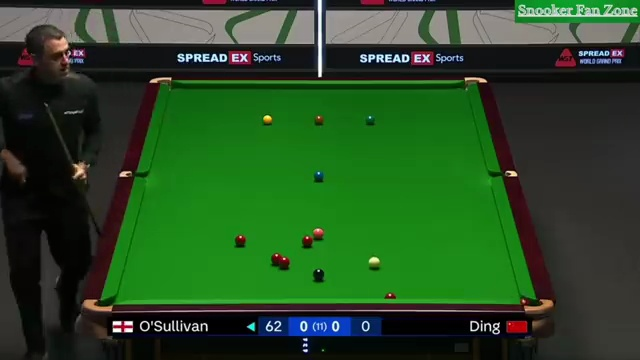
#> input picture test_images/1..jpg, 640 x 360 px
$ python -i process_all_videos.py   (imports and definitions only)
#> lines starting #> are read from the running program, lines starting #| are printed output that depends on the picture; after the words box and inside, x2 and y2 are one past the last pixel; in counts of white or black regions, pixels touching at a corner belong together
#> further down, picture is the input picture: shape (360, 640, 3); mean B, G, R 36.6, 75.7, 39.6
import os
import cv2
import numpy as np
from tqdm import tqdm

def is_full_table_visible(frame):
    """
    Check if the frame contains a full view of the snooker table.
    Returns True if full table is visible, False otherwise.
    """
    # Convert to HSV
    hsv = cv2.cvtColor(frame, cv2.COLOR_BGR2HSV)
#> hsv: shape (360, 640, 3); mean H, S, V 58.5, 129.1, 80.5

    # Define green color range for snooker table (adjust these values if needed)
    lower_green = np.array([35, 40, 40])
    upper_green = np.array([90, 255, 255])

    # Create mask for green color
    mask = cv2.inRange(hsv, lower_green, upper_green)
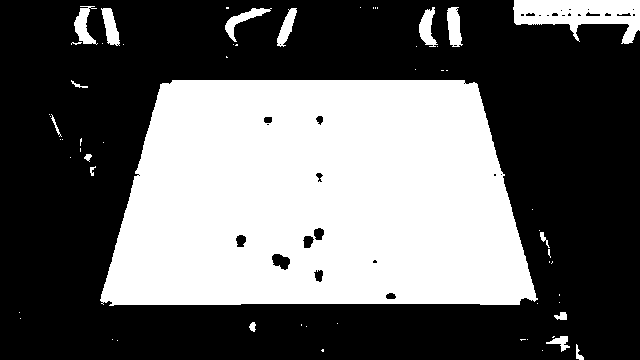
#> mask: shape (360, 640); 39.1% white; 61 white regions (44 under 20 px), largest, box (x1, y1, x2, y2) and area: (100, 80, 538, 306) 83630, (513, 0, 640, 44) 3213, (447, 7, 463, 47) 455

    # Apply morphological operations to clean up the mask
    kernel = np.ones((5,5), np.uint8)
    mask = cv2.morphologyEx(mask, cv2.MORPH_OPEN, kernel)
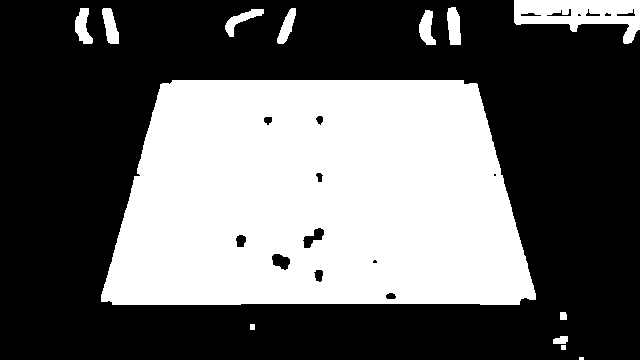
#> mask: shape (360, 640); 38.7% white; 13 white regions (1 under 20 px), largest, box (x1, y1, x2, y2) and area: (101, 80, 536, 305) 83552, (514, 0, 640, 44) 3106, (447, 7, 461, 45) 430
    mask = cv2.morphologyEx(mask, cv2.MORPH_CLOSE, kernel)
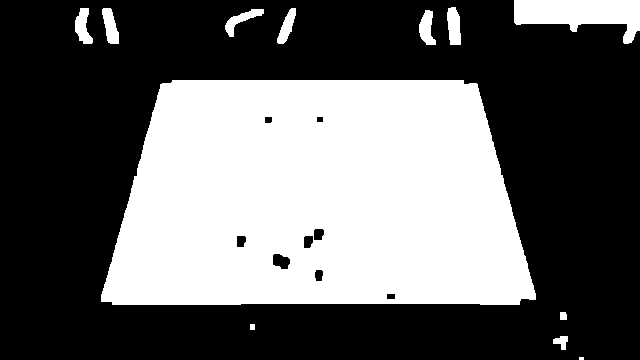
#> mask: shape (360, 640); 38.9% white; 12 white regions (1 under 20 px)

    # Find contours
    contours, _ = cv2.findContours(mask, cv2.RETR_EXTERNAL, cv2.CHAIN_APPROX_SIMPLE)
#> contours = 12 contours, 1 with area under 20; largest, box (x1, y1, x2, y2) and area: (101, 80, 536, 305) 83740, (514, 0, 640, 44) 3142, (447, 7, 461, 45) 384, (102, 8, 119, 44) 357, (75, 8, 93, 44) 355

    if not contours:
        return False

    # Find the largest contour
    largest_contour = max(contours, key=cv2.contourArea)
#> largest_contour = contour of 255 points, box (x1, y1, x2, y2) (101, 80, 536, 305), area 83740

    # Approximate the contour to a polygon
    epsilon = 0.02 * cv2.arcLength(largest_contour, True)
#> epsilon = 24.96
    approx = cv2.approxPolyDP(largest_contour, epsilon, True)
#> approx = [[101, 294], [535, 299], [463, 80], [160, 84]]

    # Check if we have a quadrilateral (table)
    if len(approx) == 4:
        # Get bounding rectangle
        x, y, w, h = cv2.boundingRect(largest_contour)
#> x = 101; y = 80; w = 435; h = 225

        # Calculate areas
        frame_area = frame.shape[0] * frame.shape[1]
#> frame_area = 230400
        table_area = w * h
#> table_area = 97875

        # If table is less than 40% of frame, it's probably not a full table view
        if table_area / frame_area < 0.4:
            return False

        # Check if table is near the edges (indicating it might be cropped)
        margin = 0.05  # 5% margin from edges
        if (x < frame.shape[1] * margin or
            y < frame.shape[0] * margin or
            x + w > frame.shape[1] * (1 - margin) or
            y + h > frame.shape[0] * (1 - margin)):
            return False

        return True
    return False

# [120 lines left out: functions process_video, main, not called in this run]

# [2 lines not run here, left out]

>>> import cv2
>>> picture = cv2.imread('test_images/1..jpg')
>>> result = is_full_table_visible(picture)
#> result = True

$ run again, on test_images/2..jpg
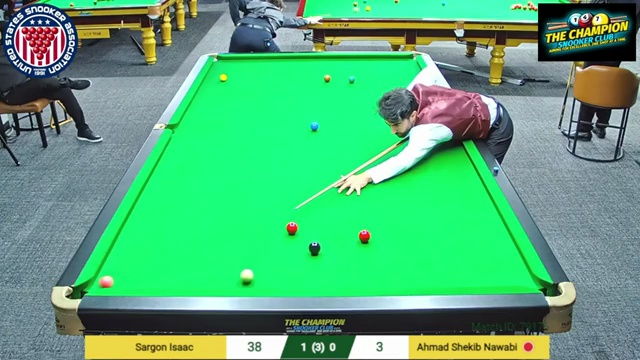
#> input picture test_images/2..jpg, 640 x 360 px
#> picture is the input picture: shape (360, 640, 3); mean B, G, R 120.7, 172.3, 86
#> hsv: shape (360, 640, 3); mean H, S, V 81.4, 131.8, 179.7
#> in is_full_table_visible, `mask = cv2.inRange(hsv, lower_green, upper_green)`:
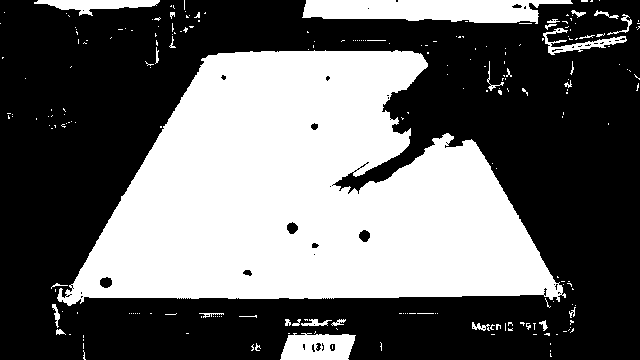
#> mask: shape (360, 640); 40.2% white; 234 white regions (203 under 20 px), largest, box (x1, y1, x2, y2) and area: (57, 50, 566, 306) 82564, (302, 0, 573, 24) 4804, (280, 333, 356, 360) 1640
#> in is_full_table_visible, `mask = cv2.morphologyEx(mask, cv2.MORPH_CLOSE, kernel)`:
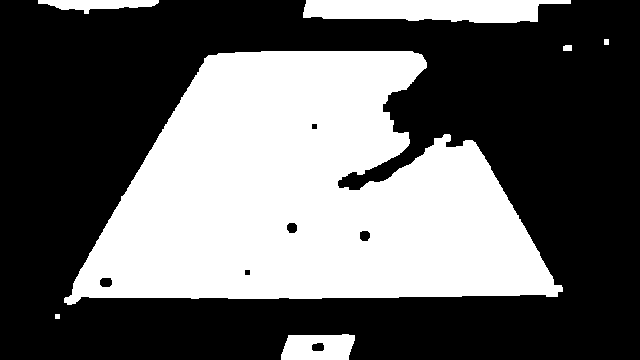
#> mask: shape (360, 640); 39.1% white; 7 white regions
#> contours = 7 contours, 1 with area under 20; largest, box (x1, y1, x2, y2) and area: (64, 51, 563, 305) 81972, (303, 0, 571, 23) 4582, (281, 334, 355, 360) 1614, (38, 0, 159, 14) 846, (563, 45, 572, 51) 38, (604, 39, 609, 45) 20
#> largest_contour = contour of 516 points, box (x1, y1, x2, y2) (64, 51, 563, 305), area 81972
#> epsilon = 33.66
#> approx = [[64, 302], [562, 287], [472, 140], [338, 187], [408, 145], [421, 54], [204, 58]]
#> result = False

$ run again, on test_images/3.jpg
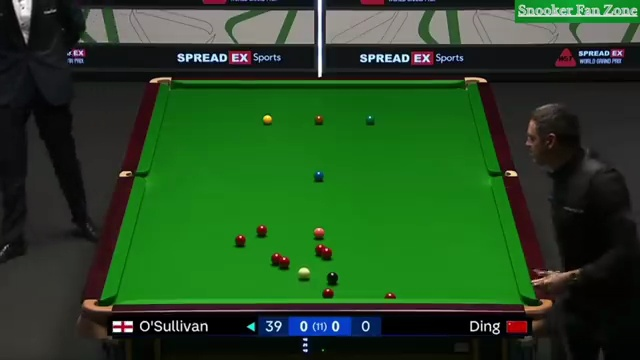
#> input picture test_images/3.jpg, 640 x 360 px
#> picture is the input picture: shape (360, 640, 3); mean B, G, R 34.8, 73.4, 37.1
#> hsv: shape (360, 640, 3); mean H, S, V 61.4, 127.6, 78
#> in is_full_table_visible, `mask = cv2.inRange(hsv, lower_green, upper_green)`:
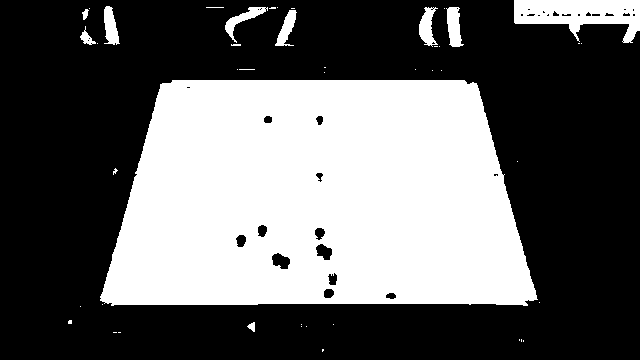
#> mask: shape (360, 640); 38.7% white; 45 white regions (35 under 20 px), largest, box (x1, y1, x2, y2) and area: (100, 80, 538, 306) 83461, (514, 0, 640, 43) 3198, (446, 7, 464, 47) 472
#> in is_full_table_visible, `mask = cv2.morphologyEx(mask, cv2.MORPH_CLOSE, kernel)`:
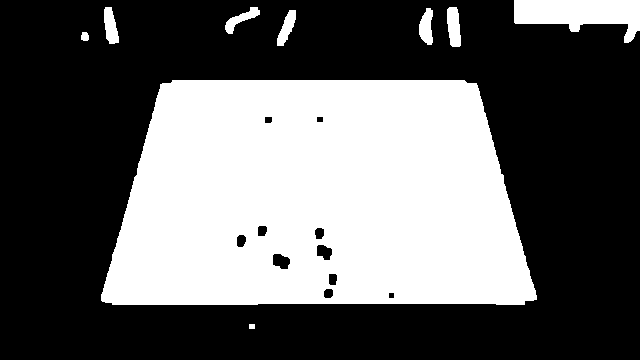
#> mask: shape (360, 640); 38.6% white; 9 white regions
#> contours = 9 contours; largest, box (x1, y1, x2, y2) and area: (101, 80, 537, 305) 83814, (514, 0, 640, 43) 3134, (447, 7, 461, 47) 406, (104, 7, 119, 44) 345, (419, 8, 433, 45) 336
#> largest_contour = contour of 254 points, box (x1, y1, x2, y2) (101, 80, 537, 305), area 83814
#> epsilon = 24.87
#> approx = [[101, 294], [536, 299], [464, 80], [160, 84]]
#> x = 101; y = 80; w = 436; h = 225
#> table_area = 98100
#> result = True

$ run again, on test_images/frame_0.0s.jpg
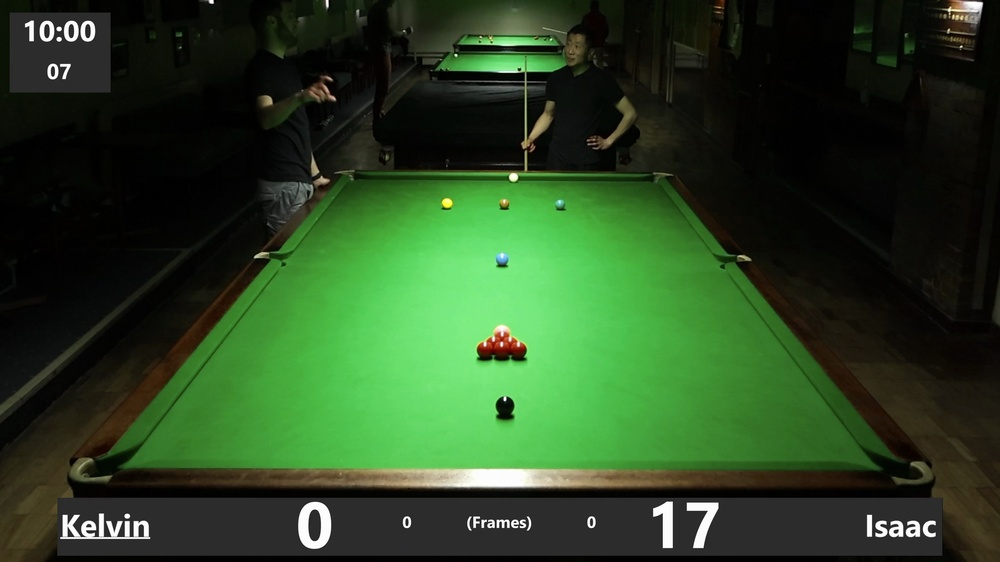
#> input picture test_images/frame_0.0s.jpg, 1000 x 562 px, shrunk from 3840 x 2160 before the run
#> picture is the input picture: shape (562, 1000, 3); mean B, G, R 34.7, 69, 41.6
#> hsv: shape (562, 1000, 3); mean H, S, V 35.9, 119.1, 70.3
#> in is_full_table_visible, `mask = cv2.inRange(hsv, lower_green, upper_green)`:
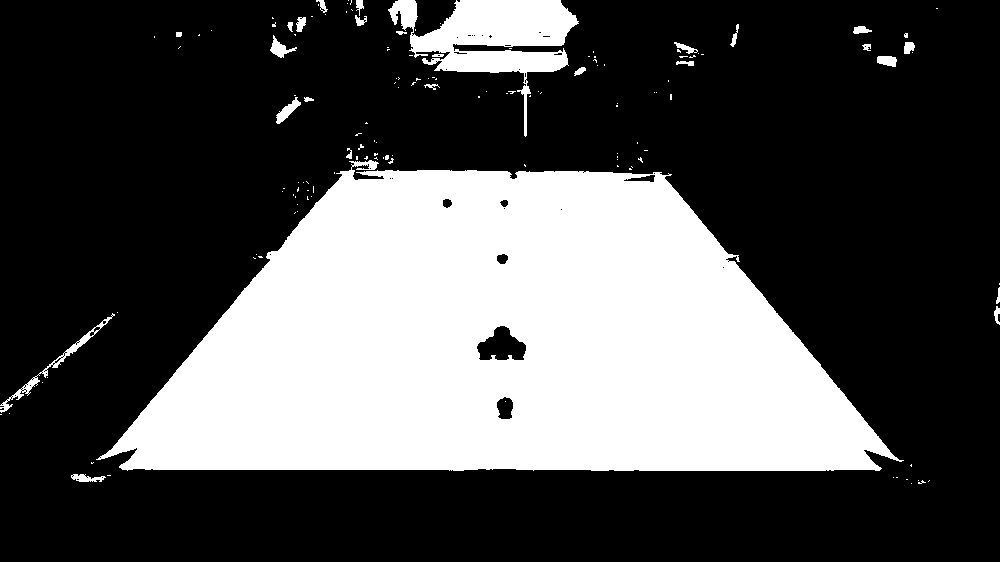
#> mask: shape (562, 1000); 31.9% white; 144 white regions (117 under 20 px), largest, box (x1, y1, x2, y2) and area: (96, 160, 904, 471) 166584, (388, 0, 579, 137) 9700, (0, 313, 115, 413) 701
#> in is_full_table_visible, `mask = cv2.morphologyEx(mask, cv2.MORPH_OPEN, kernel)`:
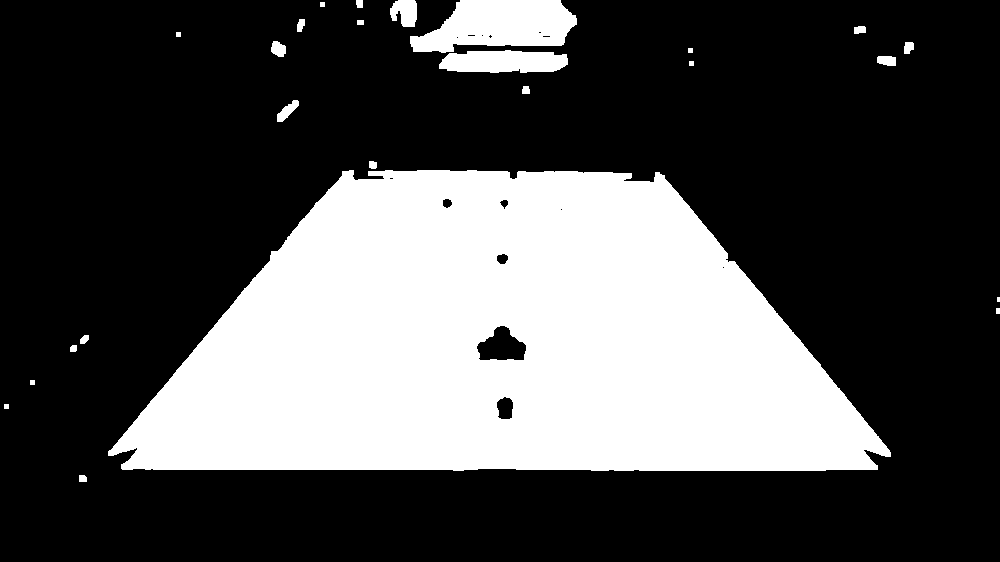
#> mask: shape (562, 1000); 31.4% white; 25 white regions (1 under 20 px), largest, box (x1, y1, x2, y2) and area: (108, 170, 891, 471) 166037, (410, 0, 577, 53) 6170, (439, 50, 568, 73) 2428
#> contours = 23 contours, 7 with area under 20; largest, box (x1, y1, x2, y2) and area: (108, 161, 891, 471) 166940, (410, 0, 577, 73) 8328, (390, 0, 417, 27) 560, (277, 100, 299, 122) 196, (271, 41, 286, 57) 157
#> largest_contour = contour of 349 points, box (x1, y1, x2, y2) (108, 161, 891, 471), area 166940
#> epsilon = 40.27
#> approx = [[108, 451], [890, 456], [659, 172], [373, 161]]
#> x = 108; y = 161; w = 783; h = 310
#> table_area = 242730
#> result = True
